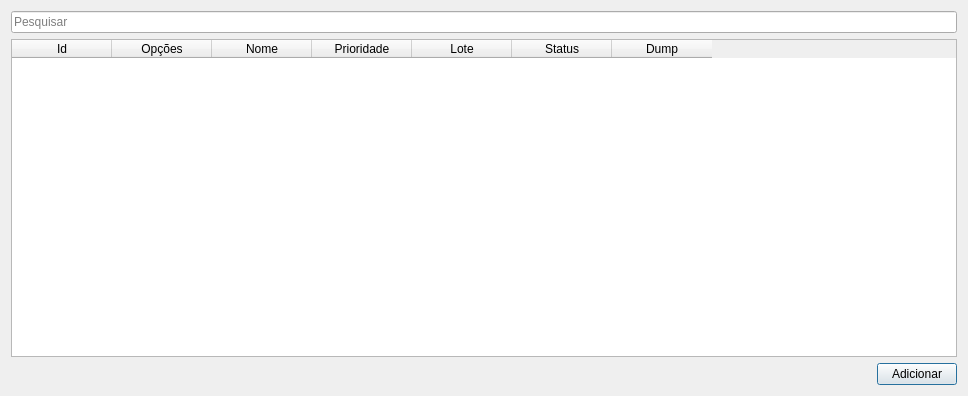
<?xml version="1.0" encoding="UTF-8"?>
<ui version="4.0">
 <class>Dialog</class>
 <widget class="QDialog" name="Dialog">
  <property name="geometry">
   <rect>
    <x>0</x>
    <y>0</y>
    <width>968</width>
    <height>396</height>
   </rect>
  </property>
  <property name="acceptDrops">
   <bool>false</bool>
  </property>
  <property name="windowTitle">
   <string>Blocos</string>
  </property>
  <layout class="QGridLayout" name="gridLayout">
   <item row="0" column="0">
    <widget class="QLineEdit" name="searchLe">
     <property name="placeholderText">
      <string>Pesquisar</string>
     </property>
    </widget>
   </item>
   <item row="1" column="0">
    <widget class="QTableWidget" name="tableWidget">
     <column>
      <property name="text">
       <string>Id</string>
      </property>
     </column>
     <column>
      <property name="text">
       <string>Opções</string>
      </property>
     </column>
     <column>
      <property name="text">
       <string>Nome</string>
      </property>
     </column>
     <column>
      <property name="text">
       <string>Prioridade</string>
      </property>
     </column>
     <column>
      <property name="text">
       <string>Lote</string>
      </property>
     </column>
     <column>
      <property name="text">
       <string>Status</string>
      </property>
     </column>
     <column>
      <property name="text">
       <string>Dump</string>
      </property>
     </column>
    </widget>
   </item>
   <item row="2" column="0">
    <layout class="QHBoxLayout" name="horizontalLayout">
     <item>
      <spacer name="horizontalSpacer">
       <property name="orientation">
        <enum>Qt::Horizontal</enum>
       </property>
       <property name="sizeHint" stdset="0">
        <size>
         <width>40</width>
         <height>20</height>
        </size>
       </property>
      </spacer>
     </item>
     <item>
      <widget class="QPushButton" name="addFormBtn">
       <property name="text">
        <string>Adicionar</string>
       </property>
      </widget>
     </item>
    </layout>
   </item>
  </layout>
 </widget>
 <resources/>
 <connections/>
</ui>
